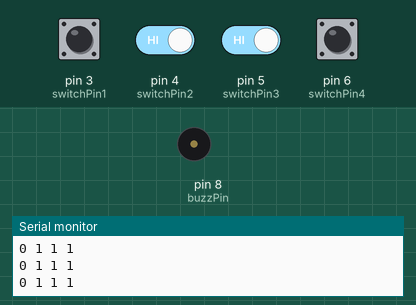
Recording of a sketch running on a simulated Arduino Uno, built with avr-gcc and run on an emulated ATmega328P. Parts: buzzer (waves = sounding), the last lines printed to the serial monitor. The test bench sets the inputs (shaded band); at power-on: pin 4 (switchPin2), pin 5 (switchPin3), pin 6 (switchPin4) HIGH, pin 3 (switchPin1) LOW.

Above: at 10.6 s.
10.7 s: pin 4 (switchPin2) driven LOW and pin 5 (switchPin3) driven LOW
At 11.4 s:
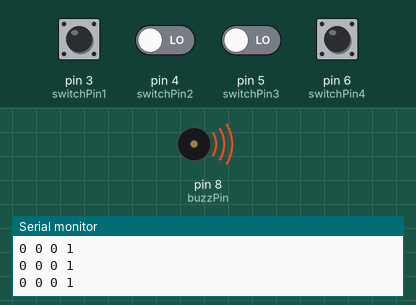
12.2 s: pin 3 (switchPin1) pulled HIGH for 1 s
At 12.5 s:
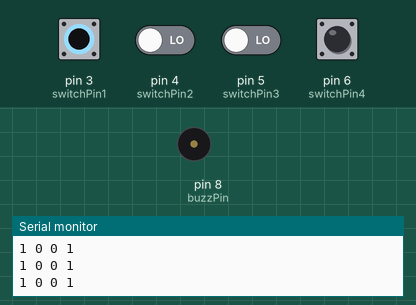
Timing chart, 0 to 15.2 s (numbered marks = the images above; inputs shaded):
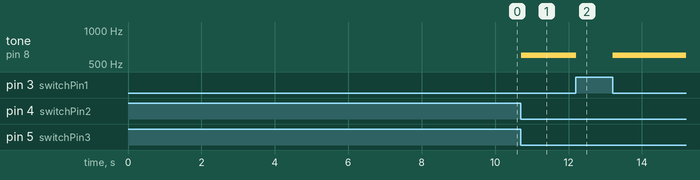

Measured:
- after the input at 10.7 s, tone on pin 8 (buzzPin): silent → 600 Hz at once
- after the input at 12.2 s, tone on pin 8 (buzzPin): 600 Hz → silent at once, → 600 Hz 1.0 s later

The sketch:

21_MUSICAL_KEYBOARD.ino
```cpp
int switchPin1 = 3;
int switchPin2 = 4;
int switchPin3 = 5;
int switchPin4 = 6;
int switch1;
int switch2;
int switch3;
int switch4;
int buzzPin = 8;

void setup(){
  pinMode(switchPin1, INPUT);
  pinMode(switchPin2, INPUT);
  pinMode(switchPin3, INPUT);
  pinMode(switchPin4, INPUT);
  Serial.begin(9600);
}

void loop(){
  switch1 = digitalRead(switchPin1);
  switch2 = digitalRead(switchPin2);
  switch3 = digitalRead(switchPin3);
  switch4 = digitalRead(switchPin4);
  Serial.print(switch1);
  Serial.print(" ");
  Serial.print(switch2);
  Serial.print(" ");
  Serial.print(switch3);
  Serial.print(" ");
  Serial.print(switch4);
  Serial.print("\n");
  if (switch1 == 1 && switch2 == 0 && switch3 == 0 && switch4 == 0) {
    tone(buzzPin, 1000);
  } else if (switch1 == 0 && switch2 == 1 && switch3 == 0 && switch4 == 0) {
    tone(buzzPin, 400);
  } else if (switch1 == 0 && switch2 == 0 && switch3 == 1 && switch4 == 0) {
    tone(buzzPin, 800);
  } else if (switch1 == 0 && switch2 == 0 && switch3 == 0 && switch4 == 1) {
    tone(buzzPin, 600);
  }else{
    noTone(buzzPin);
  }

}
```
